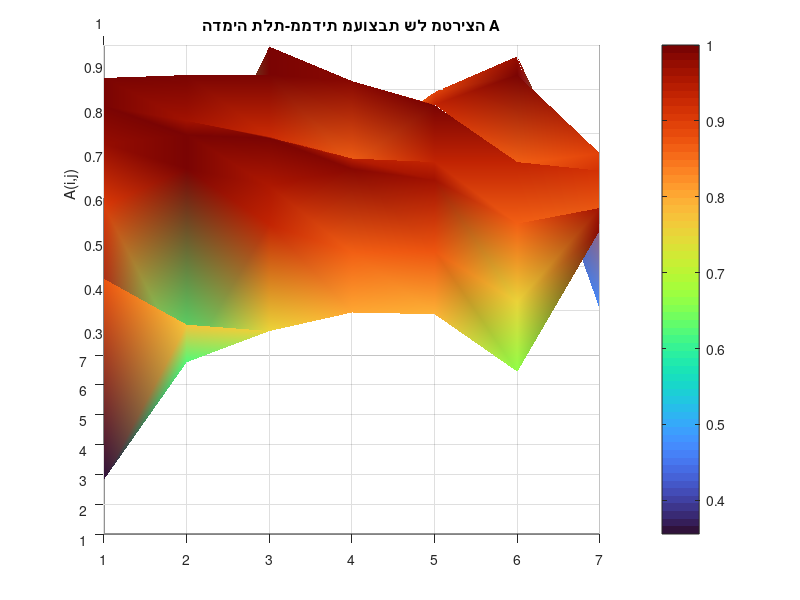

MATLAB code to generate this figure: (Note: this script raises an error after producing the figure.)
% 207924499 & 213804289
% task 10

function rotate_matrix_gif()

    % creating the matrix A
    A = [0.8762 0.7726 0.7582 0.8002 0.7962 0.6665 0.9865;
         0.3556 0.6205 0.9317 0.8679 0.8710 0.7559 0.9688;
         0.9060 0.9906 0.9514 0.9894 0.9640 0.8660 0.8546;
         0.9792 0.9989 0.9916 0.9457 0.9376 0.9376 0.9182;
         0.9972 0.9634 0.9278 0.8655 0.9988 0.8666 0.8898;
         0.9929 0.9995 1.0000 0.9859 0.9325 0.9996 0.4691;
         0.7826 0.6121 0.9962 0.7631 0.8936 0.9744 0.5783];

    % meshgrid for 3D surface
    [X, Y] = meshgrid(1:size(A, 2), 1:size(A, 1));
    filename = 'matrixA_animation.gif';

    % figure setup
    figure('Renderer', 'painters');
    set(gcf, 'Position', [100, 100, 900, 700]);
    surf(X, Y, A);
    shading interp;
    colormap turbo;
    colorbar;
    zlabel('A(i,j)');
    title('הדמיה תלת-ממדית מעוצבת של מטריצה A');  % professor-style title
    drawnow;

    % creating the spinning gif
    for angle = 0 : 10 : 360
        view(angle, 30);
        drawnow;

        frame = getframe(gcf);
        image = frame2im(frame);
        [imind, cm] = rgb2ind(image, 256);

        if angle == 0
            imwrite(imind, cm, filename, 'gif', 'Loopcount', inf, 'DelayTime', 0.005);
        else
            imwrite(imind, cm, filename, 'gif', 'WriteMode', 'append', 'DelayTime', 0.005);
        end
    end
end
